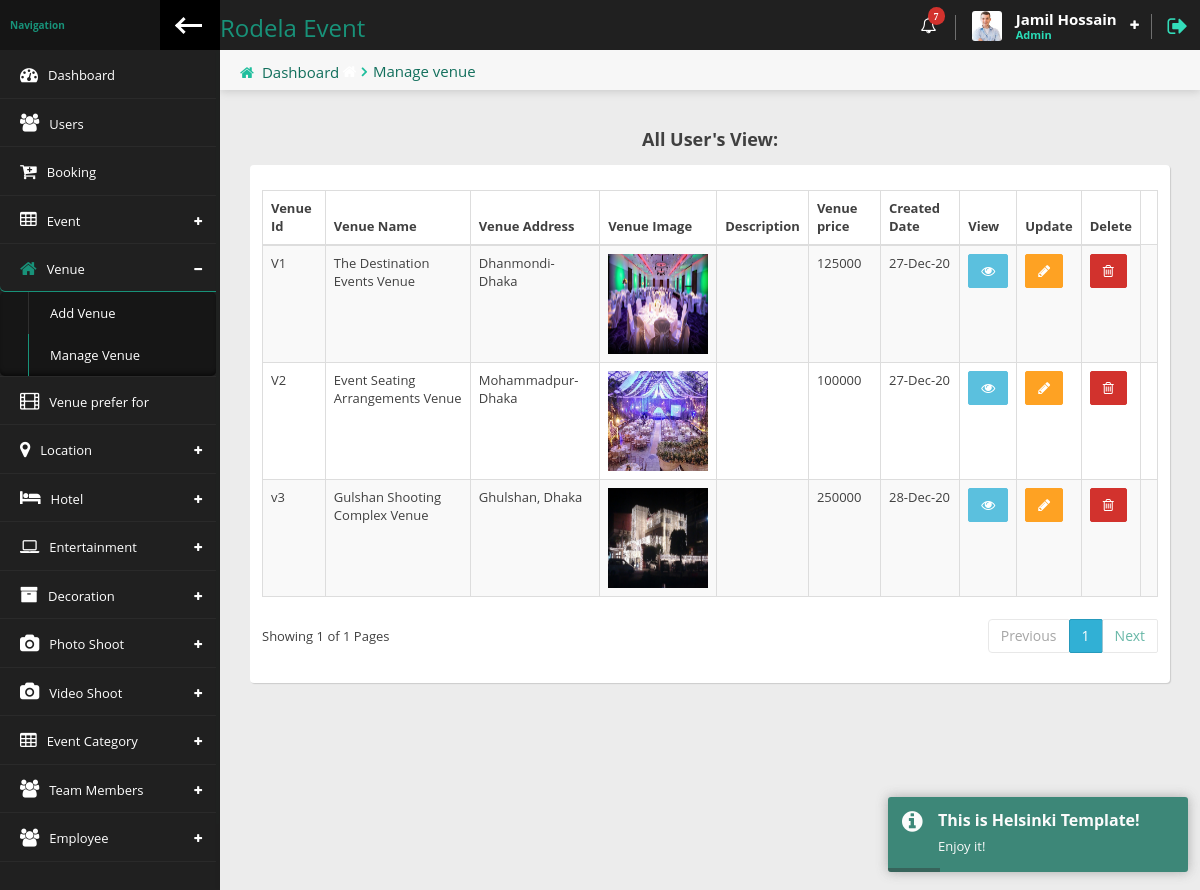
Screenshot of /Admin/manage-venues.php (signed in) with the database file from the repository.
### tables this page shows
CREATE TABLE `venue` (
  `venue_Id` varchar(10) NOT NULL,
  `venue_name` varchar(150) NOT NULL,
  `venue_address` varchar(200) NOT NULL,
  `prefered_for` varchar(200) NOT NULL,
  `venue_price` int(10) NOT NULL,
  `image` varchar(100) NOT NULL,
  `venue_date` timestamp NOT NULL DEFAULT current_timestamp() ON UPDATE current_timestamp(),
  `description` text NOT NULL,
  `capecity` varchar(200) NOT NULL,
  `status` int(2) NOT NULL
);

### Admin/manage-venues.php (the view, shortened to what this page needs)
<?php
    require_once 'header.php';
?>
            <div class="content">
                <div class="content-header">
                    <div class="leftside-content-header">
                        <ul class="breadcrumbs">
                            <li><i class="fa fa-home" aria-hidden="true"></i><a href="#">Dashboard</a></li>
                            <li><i class="fa fa-home" aria-hidden="true"></i><a href="manage-venues.php">Manage venue</a></li>
                        </ul>
                    </div>
                </div>
                <div class="row animated fadeInRight">
                <div class="col-sm-12">
                    <h4 class="section-subtitle text-center"><b>All User's View:</b></h4>
                    <div class="panel">
                        <div class="panel-content">
                            <div class="table-responsive">
                            <div id="basic-table_wrapper" class="dataTables_wrapper form-inline dt-bootstrap no-footer"><div class="row"><div class="col-sm-6"></div></div><div class="row"><div class="col-sm-12"><table id="basic-table" class="data-table table table-striped nowrap table-hover dataTable no-footer" cellspacing="0" width="100%" role="grid" aria-describedby="basic-table_info" style="width: 100%;">
                                <table id="basic-table" class="data-table table table-striped nowrap table-hover table-bordered" cellspacing="0" width="100%">
                                    <thead>
                                    <tr>
                                        <th>Venue Id</th>
                                        <th>Venue Name</th>
                                        <th>Venue Address</th>
                                        <th>Venue Image</th>
                                        <th>Description</th>
                                        <th>Venue price</th>
                                        <th>Created Date</th>
                                        <th>View</th>
                                        <th>Update</th>
                                        <th>Delete</th>
                                    </tr>
                                    </thead>
                                    <tbody>
                     <?php
                          $parpage = 4;
                          $result = mysqli_query($con, "SELECT * FROM `venue`");
                          $total_data = mysqli_num_rows($result);
                          $total_page = ceil($total_data / $parpage);
                          if(isset($_GET['page'])){
                              $page = $_GET['page'];
                          }else{
                              $page = 1;
                          }
                          $limit = ($page - 1) * $parpage;
                          $result = mysqli_query($con, "SELECT * FROM `venue` LIMIT ". $limit . ','.$parpage);
                          while ($venue_row = mysqli_fetch_array($result)){
                    ?>
                                         <tr>
                                         <td><?= $venue_row['venue_Id'] ?></td>
                                            <td><?= ucwords($venue_row['venue_name']) ?> </td>
                                            <td><?= $venue_row['venue_address'] ?></td>
                                            <td> <img src="images/venue-images/<?= $venue_row['image'] ?>" alt="" width="100px" height="100px" class="fluid"> </td>
                                            <td><?= $venue_row['description'] ?></td>
                                            <td><?= $venue_row['venue_price'] ?></td>
                                            <td><?= date('d-M-y', strtotime($venue_row['venue_date'] ))?> </td>
                                            <td>
                                                <a href="javascript: avoid(0)" class="btn btn-info" data-toggle="modal" data-target="#venue-<?= $venue_row['venue_Id'] ?>"><i class="fa fa-eye"></i></a>
                                            </td>
                                            <td>
                                                <a href="javascript: avoid(0)" class="btn btn-warning" data-toggle="modal" data-target="#venue-update<?= $venue_row['venue_Id'] ?>"><i class="fa fa-pencil"></i></a>
                                            </td>
                                            <td>
                                                <a href="delete.php?venuedelete=<?= base64_encode($venue_row['venue_Id']) ?>" class="btn btn-danger" onclick="return confirm('Are you sure delete this venue?')"><i class="fa fa-trash-o"></i></a>
                                            </td>
                                            <td>
                                            </td>
                                        </tr>
                                        <?php
                                            }
                                        ?>
                                       </tbody>
                            </table>
                        </div></div><div class="row"><div class="col-sm-5"><div class="dataTables_info" id="basic-table_info" role="status" aria-live="polite">Showing <?= $page ?> of <?= $total_page ?> Pages</div></div><div class="col-sm-7"><div class="dataTables_paginate paging_simple_numbers" id="basic-table_paginate"><ul class="pagination"><li class="paginate_button previous disabled" id="basic-table_previous">
<?php
    if($page > 1){?>
        <li><a href="manage-vanue.php?page=<?= $page-1 ?>" data-dt-idx="0" tabindex="0">Previous</a></li><li class="paginate_button">
        <?php
    }else{?>
        <a href="javasript:avoid(0)" aria-controls="basic-table" data-dt-idx="0" tabindex="0" class="btn btn-secondary disabled">Previous</a></li><li class="paginate_button">
        <?php
    }
    for($i = 1; $i <= $total_page; $i++){?>
        <a href="manage-vanue.php?page=<?= $i ?>" aria-controls="basic-table" data-dt-idx="0" tabindex="0" class="btn btn-info <?= $page == $i ? 'active':' '?>"><?= $i ?></a></li><li class="paginate_button">
        <?php
    }
    if( ($i > $page) && ($page < $total_page)){?>
        <a href="manage-vanue.php?page=<?= $page+1 ?>"  aria-controls="basic-table" data-dt-idx="0" tabindex="0" class="btn btn-secondary">Next</a></li><li class="paginate_button next" id="basic-table_next">
        <?php
    }else{?>
        <a href="javasript:avoid(0)"  aria-controls="basic-table" data-dt-idx="0" tabindex="0" class="btn btn-secondary disabled">Next</a></li><li class="paginate_button next" id="basic-table_next">
        <?php
    }
?>
                            </div>
                        </div>
                    </div>
                </div>
            </div>
<?php
    require_once 'footer.php';
?>

### Admin/header.php (shortened to what this page needs)
<?php
require_once '../dbcon.php';
  $page = explode('/', $_SERVER['PHP_SELF']);
  $page = end($page);
    $admin_login = $_SESSION['admin_login'];
    $data = mysqli_query($con, "SELECT * FROM `admin` WHERE `email` = '$admin_login'");
    $admin_info = mysqli_fetch_assoc($data);
?>
<!doctype html>
<html lang="en" class="fixed left-sidebar-top">
<head>
    <link href="assets/vendor/pace/pace-theme-minimal.css" rel="stylesheet" />
    <link rel="stylesheet" href="assets/vendor/bootstrap/css/bootstrap.css">
    <link rel="stylesheet" href="assets/vendor/font-awesome/css/font-awesome.css">
    <link rel="stylesheet" href="assets/vendor/animate.css/animate.css">
    <link rel="stylesheet" href="assets/vendor/toastr/toastr.min.css">
    <link rel="stylesheet" href="assets/vendor/magnific-popup/magnific-popup.css">
    <link rel="stylesheet" href="assets/stylesheets/css/style.css">
    <link rel="stylesheet" href="assets/vendor/data-table/media/css/dataTables.bootstrap.min.css">
    <link rel="stylesheet" href="https://cdn.datatables.net/1.10.22/css/dataTables.bootstrap.min.css">
</head>
<body>
    <div class="wrap">
        <div class="page-header">
            <div class="leftside-header">
                <div class="logo">
                    <a href="index.php" class="on-click">
                        <h3>Rodela Event</h3>
                    </a>
                </div>
            </div>
            <div class="rightside-header">
                <div class="header-section hidden-xs" id="notice-headerbox">
                    <div class="notice" id="alerts-notice">
                        <i class="fa fa-bell-o" aria-hidden="true"><span class="badge badge-xs badge-top-right x-danger">7</span></i>
                    </div>
                </div>
                <div class="header-section" id="user-headerbox">
                    <div class="user-header-wrap">
                        <div class="user-photo">
                            <img alt="profile photo" src="images/admin-profile/jamil.jpg" />
                        </div>
                        <div class="user-info">
                            <span class="user-name"><?= ucwords($admin_info['fname'].' '. ucwords($admin_info['lname'])) ?></span>
                            <span class="user-profile">Admin</span>
                        </div>
                        <i class="fa fa-plus icon-open" aria-hidden="true"></i>
                    </div>
                </div>
                <div class="header-section">
                    <a href="logout.php" data-toggle="tooltip" data-placement="left" title="Logout"><i class="fa fa-sign-out log-out" aria-hidden="true"></i></a>
                </div>
            </div>
        </div>
        <div class="page-body">
            <div class="left-sidebar">
                <div class="left-sidebar-header">
                    <div class="left-sidebar-title">Navigation</div>
                    <div class="left-sidebar-toggle c-hamburger c-hamburger--htla hidden-xs" data-toggle-class="left-sidebar-collapsed" data-target="html">
                        <span></span>
                    </div>
                </div>
                <div id="left-nav" class="nano">
                    <div class="nano-content">
                        <nav>
                            <ul class="nav nav-left-lines" id="main-nav">
                                <li class="<?= $page == 'index.php' ? 'active-item ' : '' ?>"><a href="index.php"><i class="fa fa-dashboard" aria-hidden="true"></i><span>Dashboard</span></a></li>
                                <li class="<?= $page == 'users.php' ? 'active-item ' : '' ?>"><a href="users.php"><i class="fa fa-users" aria-hidden="true"></i><span>Users</span></a></li>
                                <li class="<?= $page == 'booking.php' ? 'active-item ' : '' ?>"><a href="booking.php"><i class="fa fa-cart-plus" aria-hidden="true"></i><span>Booking</span></a></li>
                                <li class="has-child-item close-item <?= $page == 'add-events.php' ? 'open-item ' : '' ?><?= $page == 'manage-events.php' ? 'open-item ' : '' ?>">
                                    <a><i class="fa fa-table" aria-hidden="true"></i><span>Event</span></a>
                                    <li class="has-child-item close-item <?= $page == 'add-venues.php' ? 'open-item ' : '' ?><?= $page == 'manage-venues.php' ? 'open-item ' : '' ?>">
                                    <a><i class="fa fa-home" aria-hidden="true"></i><span>Venue</span></a>
                                    <ul class="nav child-nav level-1" style="">
                                        <li class="<?= $page == 'add-vanues.php' ? 'active-item ' : '' ?>"><a href="add-venues.php">Add Venue</a></li>
                                        <li class="<?= $page == 'manage-venues.php' ? 'active-item ' : '' ?>"><a href="manage-venues.php">Manage Venue</a></li>
                                    </ul>
                                    <li class="<?= $page == 'add-preferFor.php' ? 'active-item ' : '' ?>"><a href="add-preferFor.php"><i class="fa fa-film" aria-hidden="true"></i><span>Venue prefer for</span></a></li>
                                    <li class="has-child-item close-item <?= $page == 'add-location.php' ? 'open-item ' : '' ?><?= $page == 'manage-location.php' ? 'open-item ' : '' ?>">
                                    <a><i class="fa fa-map-marker" aria-hidden="true"></i><span>Location</span></a>
                                    <li class="has-child-item close-item <?= $page == 'add-hotels.php' ? 'open-item ' : '' ?><?= $page == 'manage-hotels.php' ? 'open-item ' : '' ?>">
                                    <a><i class="fa fa-hotel" aria-hidden="true"></i><span>Hotel</span></a>
                                    <li class="has-child-item close-item <?= $page == 'add-entertainments.php' ? 'open-item ' : '' ?><?= $page == 'manage-entertainments.php' ? 'open-item ' : '' ?>">
                                    <a><i class="fa fa-laptop" aria-hidden="true"></i><span>Entertainment</span></a>
                                    <li class="has-child-item close-item <?= $page == 'add-decorations.php' ? 'open-item ' : '' ?><?= $page == 'manage-decorations.php' ? 'open-item ' : '' ?>">
                                    <a><i class="fa fa-archive" aria-hidden="true"></i><span>Decoration</span></a>
                                    <li class="has-child-item close-item <?= $page == 'add-photoshoots.php' ? 'open-item ' : '' ?><?= $page == 'manage-photoshoots.php' ? 'open-item ' : '' ?>">
                                    <a><i class="fa fa-camera" aria-hidden="true"></i><span>Photo Shoot</span></a>
                                    <li class="has-child-item close-item <?= $page == 'add-videoshoots.php' ? 'open-item ' : '' ?><?= $page == 'manage-videoshoots.php' ? 'open-item ' : '' ?>">
                                    <a><i class="fa fa-camera" aria-hidden="true"></i><span>Video Shoot</span></a>
                                    <li class="has-child-item close-item <?= $page == 'add-category.php' ? 'open-item ' : '' ?><?= $page == 'manage-category.php' ? 'open-item ' : '' ?>">
                                    <a><i class="fa fa-table" aria-hidden="true"></i><span>Event Category</span></a>
                                        </li>
                                    </ul>
                                    <li class="has-child-item close-item <?= $page == 'add-member.php' ? 'open-item ' : '' ?><?= $page == 'manage-member.php' ? 'open-item ' : '' ?>">
                                    <a><i class="fa fa-users" aria-hidden="true"></i><span>Team Members</span></a>
                                        </li>
                                    <li class="has-child-item close-item <?= $page == 'add-worker.php' ? 'open-item ' : '' ?><?= $page == 'manage-worker.php' ? 'open-item ' : '' ?>">
                                    <a><i class="fa fa-users" aria-hidden="true"></i><span>Employee</span></a>
                                        </li>
                        </nav>
                    </div>
                </div>
            </div>

### rows the page displays
venue: venue_Id "V1", venue_name "The Destination Events Venue", venue_address "Dhanmondi-Dhaka", image (picture), venue_price "125000", venue_date "27-Dec-20"
venue: venue_Id "V2", venue_name "Event Seating Arrangements Venue", venue_address "Mohammadpur-Dhaka", image (picture), venue_price "100000", venue_date "27-Dec-20"
venue: venue_Id "v3", venue_name "Gulshan Shooting Complex Venue", venue_address "Ghulshan, Dhaka", image (picture), venue_price "250000", venue_date "28-Dec-20"

### other values shown
$admin_info['fname'].' '. ucwords($admin_info['lname']) "Jamil Hossain"
$page "1"
$total_page "1"
